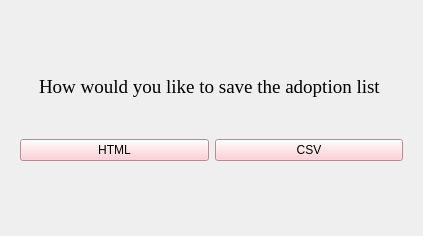
<?xml version="1.0" encoding="UTF-8"?>
<ui version="4.0">
 <class>htmlorcsv</class>
 <widget class="QWidget" name="htmlorcsv">
  <property name="geometry">
   <rect>
    <x>0</x>
    <y>0</y>
    <width>423</width>
    <height>236</height>
   </rect>
  </property>
  <property name="windowTitle">
   <string>Html/Csv</string>
  </property>
  <widget class="QWidget" name="verticalLayoutWidget">
   <property name="geometry">
    <rect>
     <x>20</x>
     <y>40</y>
     <width>383</width>
     <height>121</height>
    </rect>
   </property>
   <layout class="QVBoxLayout" name="verticalLayout">
    <item>
     <widget class="QLabel" name="label">
      <property name="font">
       <font>
        <family>Times New Roman</family>
        <pointsize>14</pointsize>
       </font>
      </property>
      <property name="text">
       <string>    How would you like to save the adoption list</string>
      </property>
     </widget>
    </item>
    <item>
     <layout class="QHBoxLayout" name="horizontalLayout">
      <item>
       <widget class="QPushButton" name="htmlButton">
        <property name="palette">
         <palette>
          <active>
           <colorrole role="WindowText">
            <brush brushstyle="SolidPattern">
             <color alpha="255">
              <red>0</red>
              <green>0</green>
              <blue>0</blue>
             </color>
            </brush>
           </colorrole>
           <colorrole role="Button">
            <brush brushstyle="SolidPattern">
             <color alpha="255">
              <red>255</red>
              <green>194</green>
              <blue>203</blue>
             </color>
            </brush>
           </colorrole>
           <colorrole role="Light">
            <brush brushstyle="SolidPattern">
             <color alpha="255">
              <red>255</red>
              <green>255</green>
              <blue>255</blue>
             </color>
            </brush>
           </colorrole>
           <colorrole role="Midlight">
            <brush brushstyle="SolidPattern">
             <color alpha="255">
              <red>255</red>
              <green>224</green>
              <blue>229</blue>
             </color>
            </brush>
           </colorrole>
           <colorrole role="Dark">
            <brush brushstyle="SolidPattern">
             <color alpha="255">
              <red>127</red>
              <green>97</green>
              <blue>101</blue>
             </color>
            </brush>
           </colorrole>
           <colorrole role="Mid">
            <brush brushstyle="SolidPattern">
             <color alpha="255">
              <red>170</red>
              <green>129</green>
              <blue>135</blue>
             </color>
            </brush>
           </colorrole>
           <colorrole role="Text">
            <brush brushstyle="SolidPattern">
             <color alpha="255">
              <red>0</red>
              <green>0</green>
              <blue>0</blue>
             </color>
            </brush>
           </colorrole>
           <colorrole role="BrightText">
            <brush brushstyle="SolidPattern">
             <color alpha="255">
              <red>255</red>
              <green>255</green>
              <blue>255</blue>
             </color>
            </brush>
           </colorrole>
           <colorrole role="ButtonText">
            <brush brushstyle="SolidPattern">
             <color alpha="255">
              <red>0</red>
              <green>0</green>
              <blue>0</blue>
             </color>
            </brush>
           </colorrole>
           <colorrole role="Base">
            <brush brushstyle="SolidPattern">
             <color alpha="255">
              <red>255</red>
              <green>255</green>
              <blue>255</blue>
             </color>
            </brush>
           </colorrole>
           <colorrole role="Window">
            <brush brushstyle="SolidPattern">
             <color alpha="255">
              <red>255</red>
              <green>194</green>
              <blue>203</blue>
             </color>
            </brush>
           </colorrole>
           <colorrole role="Shadow">
            <brush brushstyle="SolidPattern">
             <color alpha="255">
              <red>0</red>
              <green>0</green>
              <blue>0</blue>
             </color>
            </brush>
           </colorrole>
           <colorrole role="AlternateBase">
            <brush brushstyle="SolidPattern">
             <color alpha="255">
              <red>255</red>
              <green>224</green>
              <blue>229</blue>
             </color>
            </brush>
           </colorrole>
           <colorrole role="ToolTipBase">
            <brush brushstyle="SolidPattern">
             <color alpha="255">
              <red>255</red>
              <green>255</green>
              <blue>220</blue>
             </color>
            </brush>
           </colorrole>
           <colorrole role="ToolTipText">
            <brush brushstyle="SolidPattern">
             <color alpha="255">
              <red>0</red>
              <green>0</green>
              <blue>0</blue>
             </color>
            </brush>
           </colorrole>
           <colorrole role="PlaceholderText">
            <brush brushstyle="SolidPattern">
             <color alpha="127">
              <red>0</red>
              <green>0</green>
              <blue>0</blue>
             </color>
            </brush>
           </colorrole>
           <colorrole role="Accent">
            <brush brushstyle="SolidPattern">
             <color alpha="255">
              <red>255</red>
              <green>255</green>
              <blue>255</blue>
             </color>
            </brush>
           </colorrole>
          </active>
          <inactive>
           <colorrole role="WindowText">
            <brush brushstyle="SolidPattern">
             <color alpha="255">
              <red>0</red>
              <green>0</green>
              <blue>0</blue>
             </color>
            </brush>
           </colorrole>
           <colorrole role="Button">
            <brush brushstyle="SolidPattern">
             <color alpha="255">
              <red>255</red>
              <green>194</green>
              <blue>203</blue>
             </color>
            </brush>
           </colorrole>
           <colorrole role="Light">
            <brush brushstyle="SolidPattern">
             <color alpha="255">
              <red>255</red>
              <green>255</green>
              <blue>255</blue>
             </color>
            </brush>
           </colorrole>
           <colorrole role="Midlight">
            <brush brushstyle="SolidPattern">
             <color alpha="255">
              <red>255</red>
              <green>224</green>
              <blue>229</blue>
             </color>
            </brush>
           </colorrole>
           <colorrole role="Dark">
            <brush brushstyle="SolidPattern">
             <color alpha="255">
              <red>127</red>
              <green>97</green>
              <blue>101</blue>
             </color>
            </brush>
           </colorrole>
           <colorrole role="Mid">
            <brush brushstyle="SolidPattern">
             <color alpha="255">
              <red>170</red>
              <green>129</green>
              <blue>135</blue>
             </color>
            </brush>
           </colorrole>
           <colorrole role="Text">
            <brush brushstyle="SolidPattern">
             <color alpha="255">
              <red>0</red>
              <green>0</green>
              <blue>0</blue>
             </color>
            </brush>
           </colorrole>
           <colorrole role="BrightText">
            <brush brushstyle="SolidPattern">
             <color alpha="255">
              <red>255</red>
              <green>255</green>
              <blue>255</blue>
             </color>
            </brush>
           </colorrole>
           <colorrole role="ButtonText">
            <brush brushstyle="SolidPattern">
             <color alpha="255">
              <red>0</red>
              <green>0</green>
              <blue>0</blue>
             </color>
            </brush>
           </colorrole>
           <colorrole role="Base">
            <brush brushstyle="SolidPattern">
             <color alpha="255">
              <red>255</red>
              <green>255</green>
              <blue>255</blue>
             </color>
            </brush>
           </colorrole>
           <colorrole role="Window">
            <brush brushstyle="SolidPattern">
             <color alpha="255">
              <red>255</red>
              <green>194</green>
              <blue>203</blue>
             </color>
            </brush>
           </colorrole>
           <colorrole role="Shadow">
            <brush brushstyle="SolidPattern">
             <color alpha="255">
              <red>0</red>
              <green>0</green>
              <blue>0</blue>
             </color>
            </brush>
           </colorrole>
           <colorrole role="AlternateBase">
            <brush brushstyle="SolidPattern">
             <color alpha="255">
              <red>255</red>
              <green>224</green>
              <blue>229</blue>
             </color>
            </brush>
           </colorrole>
           <colorrole role="ToolTipBase">
            <brush brushstyle="SolidPattern">
             <color alpha="255">
              <red>255</red>
              <green>255</green>
              <blue>220</blue>
             </color>
            </brush>
           </colorrole>
           <colorrole role="ToolTipText">
            <brush brushstyle="SolidPattern">
             <color alpha="255">
              <red>0</red>
              <green>0</green>
              <blue>0</blue>
             </color>
            </brush>
           </colorrole>
           <colorrole role="PlaceholderText">
            <brush brushstyle="SolidPattern">
             <color alpha="127">
              <red>0</red>
              <green>0</green>
              <blue>0</blue>
             </color>
            </brush>
           </colorrole>
           <colorrole role="Accent">
            <brush brushstyle="SolidPattern">
             <color alpha="255">
              <red>255</red>
              <green>255</green>
              <blue>255</blue>
             </color>
            </brush>
           </colorrole>
          </inactive>
          <disabled>
           <colorrole role="WindowText">
            <brush brushstyle="SolidPattern">
             <color alpha="255">
              <red>127</red>
              <green>97</green>
              <blue>101</blue>
             </color>
            </brush>
           </colorrole>
           <colorrole role="Button">
            <brush brushstyle="SolidPattern">
             <color alpha="255">
              <red>255</red>
              <green>194</green>
              <blue>203</blue>
             </color>
            </brush>
           </colorrole>
           <colorrole role="Light">
            <brush brushstyle="SolidPattern">
             <color alpha="255">
              <red>255</red>
              <green>255</green>
              <blue>255</blue>
             </color>
            </brush>
           </colorrole>
           <colorrole role="Midlight">
            <brush brushstyle="SolidPattern">
             <color alpha="255">
              <red>255</red>
              <green>224</green>
              <blue>229</blue>
             </color>
            </brush>
           </colorrole>
           <colorrole role="Dark">
            <brush brushstyle="SolidPattern">
             <color alpha="255">
              <red>127</red>
              <green>97</green>
              <blue>101</blue>
             </color>
            </brush>
           </colorrole>
           <colorrole role="Mid">
            <brush brushstyle="SolidPattern">
             <color alpha="255">
              <red>170</red>
              <green>129</green>
              <blue>135</blue>
             </color>
            </brush>
           </colorrole>
           <colorrole role="Text">
            <brush brushstyle="SolidPattern">
             <color alpha="255">
              <red>127</red>
              <green>97</green>
              <blue>101</blue>
             </color>
            </brush>
           </colorrole>
           <colorrole role="BrightText">
            <brush brushstyle="SolidPattern">
             <color alpha="255">
              <red>255</red>
              <green>255</green>
              <blue>255</blue>
             </color>
            </brush>
           </colorrole>
           <colorrole role="ButtonText">
            <brush brushstyle="SolidPattern">
             <color alpha="255">
              <red>127</red>
              <green>97</green>
              <blue>101</blue>
             </color>
            </brush>
           </colorrole>
           <colorrole role="Base">
            <brush brushstyle="SolidPattern">
             <color alpha="255">
              <red>255</red>
              <green>194</green>
              <blue>203</blue>
             </color>
            </brush>
           </colorrole>
           <colorrole role="Window">
            <brush brushstyle="SolidPattern">
             <color alpha="255">
              <red>255</red>
              <green>194</green>
              <blue>203</blue>
             </color>
            </brush>
           </colorrole>
           <colorrole role="Shadow">
            <brush brushstyle="SolidPattern">
             <color alpha="255">
              <red>0</red>
              <green>0</green>
              <blue>0</blue>
             </color>
            </brush>
           </colorrole>
           <colorrole role="AlternateBase">
            <brush brushstyle="SolidPattern">
             <color alpha="255">
              <red>255</red>
              <green>194</green>
              <blue>203</blue>
             </color>
            </brush>
           </colorrole>
           <colorrole role="ToolTipBase">
            <brush brushstyle="SolidPattern">
             <color alpha="255">
              <red>255</red>
              <green>255</green>
              <blue>220</blue>
             </color>
            </brush>
           </colorrole>
           <colorrole role="ToolTipText">
            <brush brushstyle="SolidPattern">
             <color alpha="255">
              <red>0</red>
              <green>0</green>
              <blue>0</blue>
             </color>
            </brush>
           </colorrole>
           <colorrole role="PlaceholderText">
            <brush brushstyle="SolidPattern">
             <color alpha="127">
              <red>127</red>
              <green>97</green>
              <blue>101</blue>
             </color>
            </brush>
           </colorrole>
           <colorrole role="Accent">
            <brush brushstyle="SolidPattern">
             <color alpha="255">
              <red>255</red>
              <green>255</green>
              <blue>255</blue>
             </color>
            </brush>
           </colorrole>
          </disabled>
         </palette>
        </property>
        <property name="cursor">
         <cursorShape>PointingHandCursor</cursorShape>
        </property>
        <property name="text">
         <string>HTML</string>
        </property>
       </widget>
      </item>
      <item>
       <widget class="QPushButton" name="csvButton">
        <property name="palette">
         <palette>
          <active>
           <colorrole role="WindowText">
            <brush brushstyle="SolidPattern">
             <color alpha="255">
              <red>0</red>
              <green>0</green>
              <blue>0</blue>
             </color>
            </brush>
           </colorrole>
           <colorrole role="Button">
            <brush brushstyle="SolidPattern">
             <color alpha="255">
              <red>255</red>
              <green>194</green>
              <blue>203</blue>
             </color>
            </brush>
           </colorrole>
           <colorrole role="Light">
            <brush brushstyle="SolidPattern">
             <color alpha="255">
              <red>255</red>
              <green>255</green>
              <blue>255</blue>
             </color>
            </brush>
           </colorrole>
           <colorrole role="Midlight">
            <brush brushstyle="SolidPattern">
             <color alpha="255">
              <red>255</red>
              <green>224</green>
              <blue>229</blue>
             </color>
            </brush>
           </colorrole>
           <colorrole role="Dark">
            <brush brushstyle="SolidPattern">
             <color alpha="255">
              <red>127</red>
              <green>97</green>
              <blue>101</blue>
             </color>
            </brush>
           </colorrole>
           <colorrole role="Mid">
            <brush brushstyle="SolidPattern">
             <color alpha="255">
              <red>170</red>
              <green>129</green>
              <blue>135</blue>
             </color>
            </brush>
           </colorrole>
           <colorrole role="Text">
            <brush brushstyle="SolidPattern">
             <color alpha="255">
              <red>0</red>
              <green>0</green>
              <blue>0</blue>
             </color>
            </brush>
           </colorrole>
           <colorrole role="BrightText">
            <brush brushstyle="SolidPattern">
             <color alpha="255">
              <red>255</red>
              <green>255</green>
              <blue>255</blue>
             </color>
            </brush>
           </colorrole>
           <colorrole role="ButtonText">
            <brush brushstyle="SolidPattern">
             <color alpha="255">
              <red>0</red>
              <green>0</green>
              <blue>0</blue>
             </color>
            </brush>
           </colorrole>
           <colorrole role="Base">
            <brush brushstyle="SolidPattern">
             <color alpha="255">
              <red>255</red>
              <green>255</green>
              <blue>255</blue>
             </color>
            </brush>
           </colorrole>
           <colorrole role="Window">
            <brush brushstyle="SolidPattern">
             <color alpha="255">
              <red>255</red>
              <green>194</green>
              <blue>203</blue>
             </color>
            </brush>
           </colorrole>
           <colorrole role="Shadow">
            <brush brushstyle="SolidPattern">
             <color alpha="255">
              <red>0</red>
              <green>0</green>
              <blue>0</blue>
             </color>
            </brush>
           </colorrole>
           <colorrole role="AlternateBase">
            <brush brushstyle="SolidPattern">
             <color alpha="255">
              <red>255</red>
              <green>224</green>
              <blue>229</blue>
             </color>
            </brush>
           </colorrole>
           <colorrole role="ToolTipBase">
            <brush brushstyle="SolidPattern">
             <color alpha="255">
              <red>255</red>
              <green>255</green>
              <blue>220</blue>
             </color>
            </brush>
           </colorrole>
           <colorrole role="ToolTipText">
            <brush brushstyle="SolidPattern">
             <color alpha="255">
              <red>0</red>
              <green>0</green>
              <blue>0</blue>
             </color>
            </brush>
           </colorrole>
           <colorrole role="PlaceholderText">
            <brush brushstyle="SolidPattern">
             <color alpha="127">
              <red>0</red>
              <green>0</green>
              <blue>0</blue>
             </color>
            </brush>
           </colorrole>
           <colorrole role="Accent">
            <brush brushstyle="SolidPattern">
             <color alpha="255">
              <red>255</red>
              <green>255</green>
              <blue>255</blue>
             </color>
            </brush>
           </colorrole>
          </active>
          <inactive>
           <colorrole role="WindowText">
            <brush brushstyle="SolidPattern">
             <color alpha="255">
              <red>0</red>
              <green>0</green>
              <blue>0</blue>
             </color>
            </brush>
           </colorrole>
           <colorrole role="Button">
            <brush brushstyle="SolidPattern">
             <color alpha="255">
              <red>255</red>
              <green>194</green>
              <blue>203</blue>
             </color>
            </brush>
           </colorrole>
           <colorrole role="Light">
            <brush brushstyle="SolidPattern">
             <color alpha="255">
              <red>255</red>
              <green>255</green>
              <blue>255</blue>
             </color>
            </brush>
           </colorrole>
           <colorrole role="Midlight">
            <brush brushstyle="SolidPattern">
             <color alpha="255">
              <red>255</red>
              <green>224</green>
              <blue>229</blue>
             </color>
            </brush>
           </colorrole>
           <colorrole role="Dark">
            <brush brushstyle="SolidPattern">
             <color alpha="255">
              <red>127</red>
              <green>97</green>
              <blue>101</blue>
             </color>
            </brush>
           </colorrole>
           <colorrole role="Mid">
            <brush brushstyle="SolidPattern">
             <color alpha="255">
              <red>170</red>
              <green>129</green>
              <blue>135</blue>
             </color>
            </brush>
           </colorrole>
           <colorrole role="Text">
            <brush brushstyle="SolidPattern">
             <color alpha="255">
              <red>0</red>
              <green>0</green>
              <blue>0</blue>
             </color>
            </brush>
           </colorrole>
           <colorrole role="BrightText">
            <brush brushstyle="SolidPattern">
             <color alpha="255">
              <red>255</red>
              <green>255</green>
              <blue>255</blue>
             </color>
            </brush>
           </colorrole>
           <colorrole role="ButtonText">
            <brush brushstyle="SolidPattern">
             <color alpha="255">
              <red>0</red>
              <green>0</green>
              <blue>0</blue>
             </color>
            </brush>
           </colorrole>
           <colorrole role="Base">
            <brush brushstyle="SolidPattern">
             <color alpha="255">
              <red>255</red>
              <green>255</green>
              <blue>255</blue>
             </color>
            </brush>
           </colorrole>
           <colorrole role="Window">
            <brush brushstyle="SolidPattern">
             <color alpha="255">
              <red>255</red>
              <green>194</green>
              <blue>203</blue>
             </color>
            </brush>
           </colorrole>
           <colorrole role="Shadow">
            <brush brushstyle="SolidPattern">
             <color alpha="255">
              <red>0</red>
              <green>0</green>
              <blue>0</blue>
             </color>
            </brush>
           </colorrole>
           <colorrole role="AlternateBase">
            <brush brushstyle="SolidPattern">
             <color alpha="255">
              <red>255</red>
              <green>224</green>
              <blue>229</blue>
             </color>
            </brush>
           </colorrole>
           <colorrole role="ToolTipBase">
            <brush brushstyle="SolidPattern">
             <color alpha="255">
              <red>255</red>
              <green>255</green>
              <blue>220</blue>
             </color>
            </brush>
           </colorrole>
           <colorrole role="ToolTipText">
            <brush brushstyle="SolidPattern">
             <color alpha="255">
              <red>0</red>
              <green>0</green>
              <blue>0</blue>
             </color>
            </brush>
           </colorrole>
           <colorrole role="PlaceholderText">
            <brush brushstyle="SolidPattern">
             <color alpha="127">
              <red>0</red>
              <green>0</green>
              <blue>0</blue>
             </color>
            </brush>
           </colorrole>
           <colorrole role="Accent">
            <brush brushstyle="SolidPattern">
             <color alpha="255">
              <red>255</red>
              <green>255</green>
              <blue>255</blue>
             </color>
            </brush>
           </colorrole>
          </inactive>
          <disabled>
           <colorrole role="WindowText">
            <brush brushstyle="SolidPattern">
             <color alpha="255">
              <red>127</red>
              <green>97</green>
              <blue>101</blue>
             </color>
            </brush>
           </colorrole>
           <colorrole role="Button">
            <brush brushstyle="SolidPattern">
             <color alpha="255">
              <red>255</red>
              <green>194</green>
              <blue>203</blue>
             </color>
            </brush>
           </colorrole>
           <colorrole role="Light">
            <brush brushstyle="SolidPattern">
             <color alpha="255">
              <red>255</red>
              <green>255</green>
              <blue>255</blue>
             </color>
            </brush>
           </colorrole>
           <colorrole role="Midlight">
            <brush brushstyle="SolidPattern">
             <color alpha="255">
              <red>255</red>
              <green>224</green>
              <blue>229</blue>
             </color>
            </brush>
           </colorrole>
           <colorrole role="Dark">
            <brush brushstyle="SolidPattern">
             <color alpha="255">
              <red>127</red>
              <green>97</green>
              <blue>101</blue>
             </color>
            </brush>
           </colorrole>
           <colorrole role="Mid">
            <brush brushstyle="SolidPattern">
             <color alpha="255">
              <red>170</red>
              <green>129</green>
              <blue>135</blue>
             </color>
            </brush>
           </colorrole>
           <colorrole role="Text">
            <brush brushstyle="SolidPattern">
             <color alpha="255">
              <red>127</red>
              <green>97</green>
              <blue>101</blue>
             </color>
            </brush>
           </colorrole>
           <colorrole role="BrightText">
            <brush brushstyle="SolidPattern">
             <color alpha="255">
              <red>255</red>
              <green>255</green>
              <blue>255</blue>
             </color>
            </brush>
           </colorrole>
           <colorrole role="ButtonText">
            <brush brushstyle="SolidPattern">
             <color alpha="255">
              <red>127</red>
              <green>97</green>
              <blue>101</blue>
             </color>
            </brush>
           </colorrole>
           <colorrole role="Base">
            <brush brushstyle="SolidPattern">
             <color alpha="255">
              <red>255</red>
              <green>194</green>
              <blue>203</blue>
             </color>
            </brush>
           </colorrole>
           <colorrole role="Window">
            <brush brushstyle="SolidPattern">
             <color alpha="255">
              <red>255</red>
              <green>194</green>
              <blue>203</blue>
             </color>
            </brush>
           </colorrole>
           <colorrole role="Shadow">
            <brush brushstyle="SolidPattern">
             <color alpha="255">
              <red>0</red>
              <green>0</green>
              <blue>0</blue>
             </color>
            </brush>
           </colorrole>
           <colorrole role="AlternateBase">
            <brush brushstyle="SolidPattern">
             <color alpha="255">
              <red>255</red>
              <green>194</green>
              <blue>203</blue>
             </color>
            </brush>
           </colorrole>
           <colorrole role="ToolTipBase">
            <brush brushstyle="SolidPattern">
             <color alpha="255">
              <red>255</red>
              <green>255</green>
              <blue>220</blue>
             </color>
            </brush>
           </colorrole>
           <colorrole role="ToolTipText">
            <brush brushstyle="SolidPattern">
             <color alpha="255">
              <red>0</red>
              <green>0</green>
              <blue>0</blue>
             </color>
            </brush>
           </colorrole>
           <colorrole role="PlaceholderText">
            <brush brushstyle="SolidPattern">
             <color alpha="127">
              <red>127</red>
              <green>97</green>
              <blue>101</blue>
             </color>
            </brush>
           </colorrole>
           <colorrole role="Accent">
            <brush brushstyle="SolidPattern">
             <color alpha="255">
              <red>255</red>
              <green>255</green>
              <blue>255</blue>
             </color>
            </brush>
           </colorrole>
          </disabled>
         </palette>
        </property>
        <property name="cursor">
         <cursorShape>PointingHandCursor</cursorShape>
        </property>
        <property name="text">
         <string>CSV</string>
        </property>
       </widget>
      </item>
     </layout>
    </item>
   </layout>
  </widget>
 </widget>
 <resources/>
 <connections/>
</ui>
